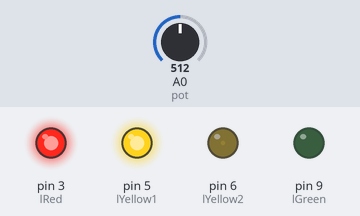
A sketch run on a simulated Arduino Uno, built with avr-gcc and run on an emulated ATmega328P. Shown: output pins drawn as LEDs (lit = HIGH). The inputs (shaded band) are chosen by the test bench; at power-on: A0 (pot) = 512.

Above: at 1.2 s.
1.3 s: A0 (pot) set to 716
At 2.5 s:
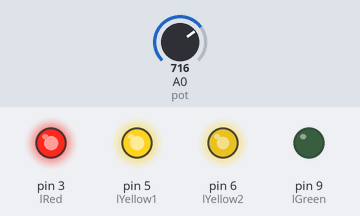
2.8 s: A0 (pot) set to 900
At 3.7 s:
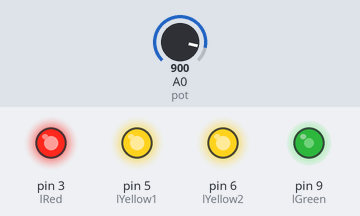
4.3 s: A0 (pot) set to 1023
At 4.8 s:
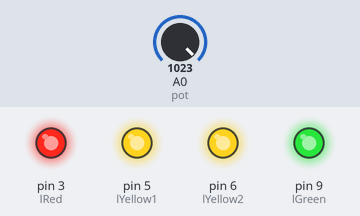
5.8 s: A0 (pot) set to 306
At 7.0 s:
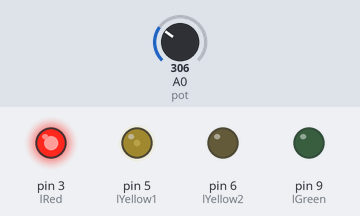
7.3 s: A0 (pot) set to 245
At 8.3 s:
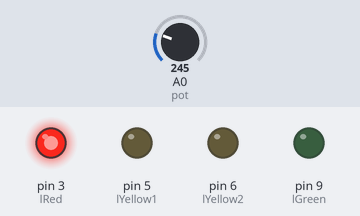
Timing chart, 0 to 9.8 s (numbered marks = the images above; inputs shaded):
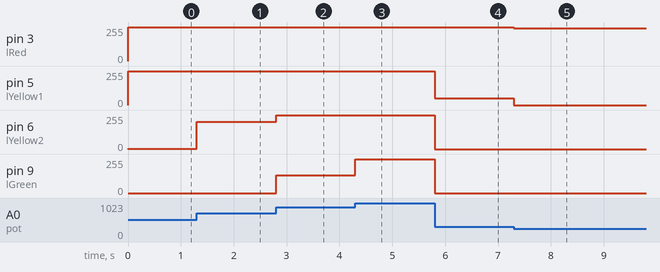

The sketch:

_9._potentiometer_and_4_leds_.ino
```cpp
// даём имена пинов со светодиодами
// и потенциометром
int lRed = 3;
int lYellow1 = 5;
int lYellow2 = 6;
int lGreen = 9;
int pot = A0;

int pot_value;

void setup() {

  pinMode(lRed, OUTPUT);
  pinMode(lYellow1, OUTPUT);
  pinMode(lYellow2, OUTPUT);
  pinMode(lGreen, OUTPUT);

  pinMode(pot, INPUT);

  pot_value = analogRead(pot);

}

void loop() {

  if (pot_value >  255 * 3)
  {
    analogWrite(lRed, 255);
    analogWrite(lYellow1, 255);
    analogWrite(lYellow2, 255);
    if (pot_value - 255 * 3 > 255)
    {
      pot_value = 255;
      analogWrite(lGreen, pot_value);
    }
    else
    {
      analogWrite(lGreen, pot_value - 255 * 3);
    }
    pot_value = analogRead(pot);
  }
  else if (pot_value >  255 * 2) {
    analogWrite(lRed, 255);
    analogWrite(lYellow1, 255);
    analogWrite(lYellow2, pot_value - 255 * 2);
    analogWrite(lGreen, 0);
    pot_value = analogRead(pot);
  } else if (pot_value >  255 * 1) {
    analogWrite(lRed, 255);
    analogWrite(lYellow1, pot_value - 255 * 1);
    analogWrite(lYellow2, 0);
    analogWrite(lGreen, 0);
    pot_value = analogRead(pot);
  } else if (pot_value >=  255 * 0) {
    analogWrite(lRed, pot_value);
    analogWrite(lYellow1, 0);
    analogWrite(lYellow2, 0);
    analogWrite(lGreen, 0);
    pot_value = analogRead(pot);
  }

}
```

Measured:
- after the input at 1.3 s, pin 6 (lYellow2): 2/255 → 206/255 at once
- after the input at 2.8 s, pin 6 (lYellow2): 206/255 → 255/255 at once; pin 9 (lGreen): 0/255 → 135/255 at once
- after the input at 4.3 s, pin 9 (lGreen): 135/255 → 255/255 at once
- after the input at 5.8 s, pin 5 (lYellow1): 255/255 → 51/255 at once; pin 6 (lYellow2), pin 9 (lGreen): 255/255 → 0/255 at once
- after the input at 7.3 s, pin 3 (lRed): 255/255 → 245/255 at once; pin 5 (lYellow1): 51/255 → 0/255 at once
